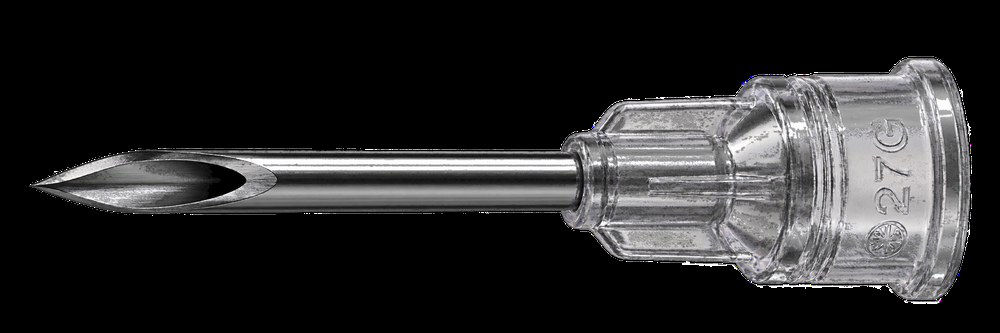
#> input picture assets/syringe_macro.png, 1000 x 333 px, shrunk from 2172 x 724 before the run, given in place of syringe_macro.jpg, which was not available
$ python cutout_macro.py
#> lines starting #> are read from the running program, lines starting #| are printed output that depends on the picture; after the words box and inside, x2 and y2 are one past the last pixel; in counts of white or black regions, pixels touching at a corner belong together; pictures that were not available may be replaced by others from this repository, and a replacement may not be noted
import cv2
import numpy as np

def cutout_needle_macro(img_path, out_path):
#> called with img_path = 'd:/3d/new2/assets/syringe_macro.jpg', out_path = 'd:/3d/new2/assets/syringe_macro.png'
    img = cv2.imread(img_path, cv2.IMREAD_COLOR)
#> img is the input picture: shape (333, 1000, 3); mean B, G, R 43.7, 43.2, 43.5
    h, w, _ = img.shape
#> h = 333; w = 1000

    # Estimate background color from outer border
    border_mask = np.ones((h, w), dtype=bool)
    border_mask[40:h-40, 40:w-40] = False

    lab = cv2.cvtColor(img, cv2.COLOR_BGR2LAB)
#> lab: shape (333, 1000, 3); mean of channels 0, 1, 2 45.5, 128.2, 127.8
    bg_l = np.median(lab[border_mask, 0])
#> bg_l = 0
    bg_a = np.median(lab[border_mask, 1])
#> bg_a = 128
    bg_b = np.median(lab[border_mask, 2])
#> bg_b = 128

    diff_l = lab[:, :, 0].astype(np.float32) - bg_l
    diff_a = lab[:, :, 1].astype(np.float32) - bg_a
    diff_b = lab[:, :, 2].astype(np.float32) - bg_b
    delta_e = np.sqrt(diff_l**2 + diff_a**2 + diff_b**2)

    gray = cv2.cvtColor(img, cv2.COLOR_BGR2GRAY)
    edges = cv2.Canny(gray, 15, 60)
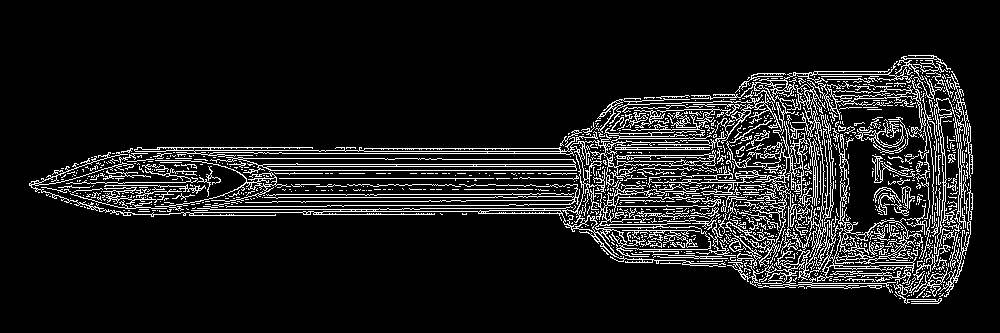
#> edges: shape (333, 1000); 10.5% white in thin lines or dots, all inside (x1, y1, x2, y2) = (29, 55, 973, 304)
    dil_kernel = cv2.getStructuringElement(cv2.MORPH_ELLIPSE, (5, 5))
    dilated_edges = cv2.dilate(edges, dil_kernel, iterations=1)
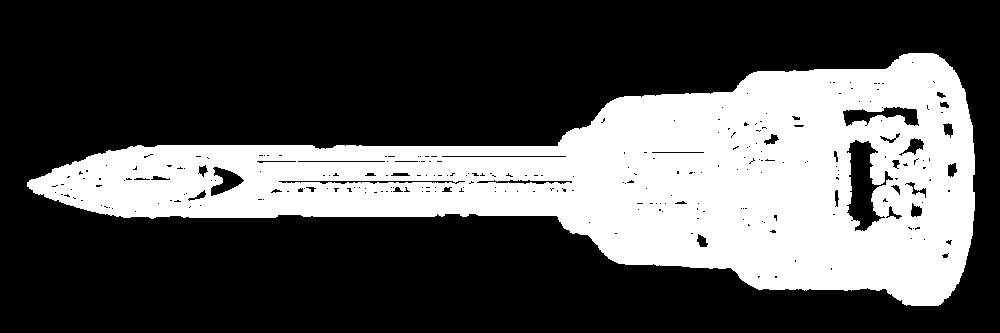
#> dilated_edges: shape (333, 1000); 32.8% white; 1 white region, box (x1, y1, x2, y2) and area: (27, 53, 975, 306) 109122

    mask = (delta_e > 14.0).astype(np.uint8) * 255
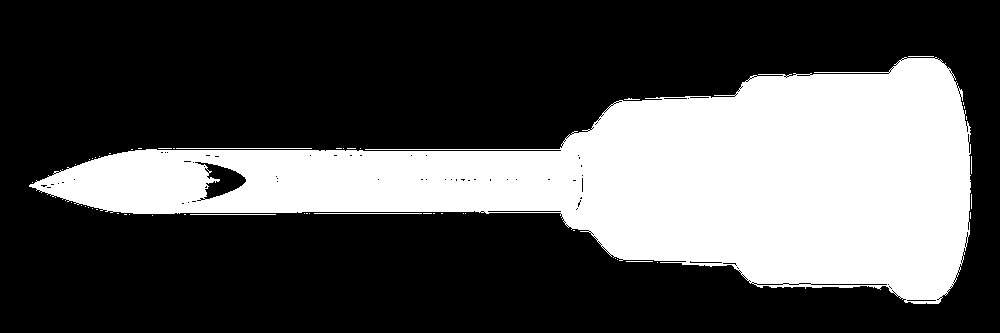
#> mask: shape (333, 1000); 31.9% white; 53 white regions (47 under 20 px), largest, box (x1, y1, x2, y2) and area: (29, 57, 971, 304) 105601, (176, 148, 312, 149) 136, (314, 213, 422, 214) 108, (190, 214, 276, 215) 86, (626, 261, 653, 262) 27, (908, 56, 934, 57) 26
    mask = cv2.bitwise_or(mask, dilated_edges)
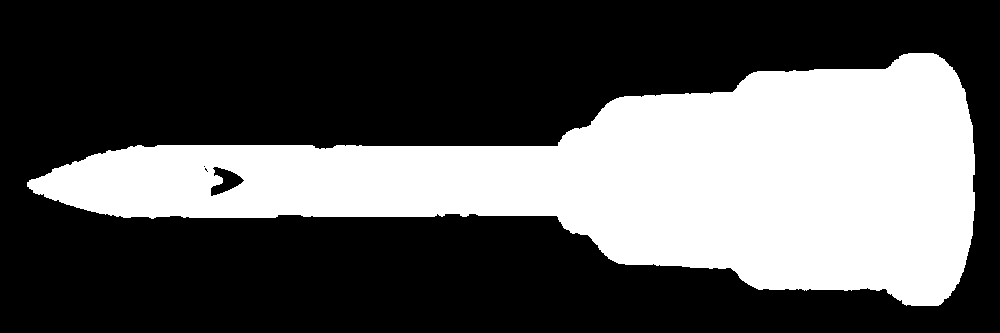
#> mask: shape (333, 1000); 34.5% white; 1 white region, box (x1, y1, x2, y2) and area: (27, 53, 975, 306) 114881

    kernel_close = cv2.getStructuringElement(cv2.MORPH_ELLIPSE, (19, 19))
    closed = cv2.morphologyEx(mask, cv2.MORPH_CLOSE, kernel_close)
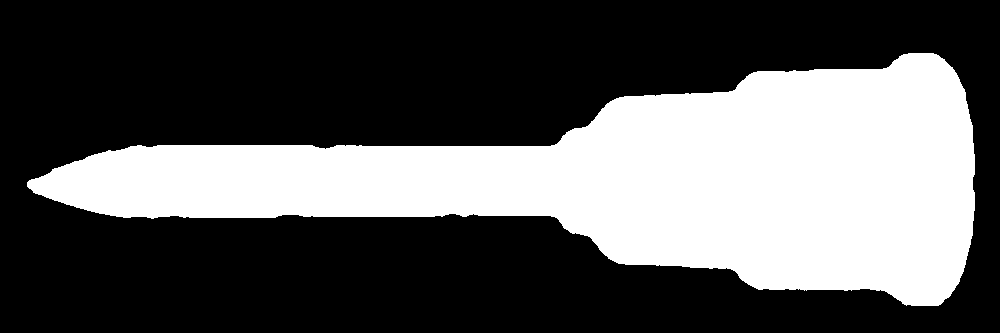
#> closed: shape (333, 1000); 34.7% white; 1 white region

    contours, _ = cv2.findContours(closed, cv2.RETR_EXTERNAL, cv2.CHAIN_APPROX_SIMPLE)
#> contours = 1 contour; box (x1, y1, x2, y2) and area: (27, 53, 975, 306) 114496
    final_mask = np.zeros((h, w), dtype=np.uint8)
    if contours:
        contours = sorted(contours, key=cv2.contourArea, reverse=True)
        for cnt in contours:
            if cv2.contourArea(cnt) > 1000:
                cv2.drawContours(final_mask, [cnt], -1, 255, thickness=cv2.FILLED)
#> this loop made 1 pass

    final_mask_blur = cv2.GaussianBlur(final_mask, (5, 5), 1.5)
    final_mask_blur[:15, :] = 0
    final_mask_blur[-15:, :] = 0
    final_mask_blur[:, :15] = 0
    final_mask_blur[:, -15:] = 0

    b, g, r = cv2.split(img)
    rgba = cv2.merge([b, g, r, final_mask_blur])
    cv2.imwrite(out_path, rgba)
    print(f"Exported transparent needle macro to {out_path}")

cutout_needle_macro("d:/3d/new2/assets/syringe_macro.jpg", "d:/3d/new2/assets/syringe_macro.png")

$ run again, with assets/ChatGPT Image Sep 30, 2026, 06_20_51 PM.png copied over assets/syringe_macro.png
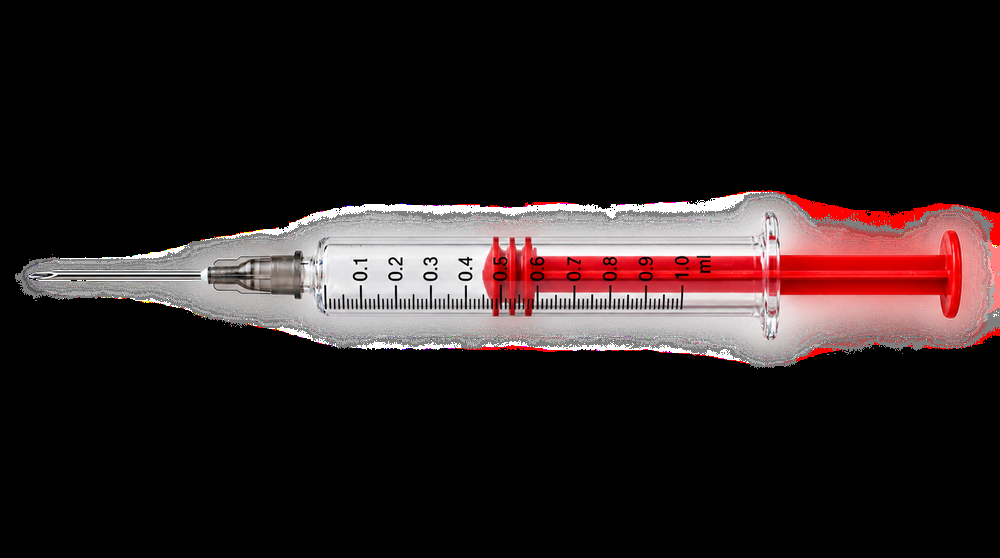
#> input picture assets/ChatGPT Image Sep 30, 2026, 06_20_51 PM.png, 1000 x 558 px, shrunk from 1679 x 937 before the run, given in place of syringe_macro.jpg, which was not available
#> in cutout_needle_macro, img is the input picture: shape (558, 1000, 3); mean B, G, R 31.3, 31, 41.5
#> lab: shape (558, 1000, 3); mean of channels 0, 1, 2 36.7, 131.7, 130.3
#> bg_l = 0
#> bg_a = 128
#> in cutout_needle_macro, `edges = cv2.Canny(gray, 15, 60)`:
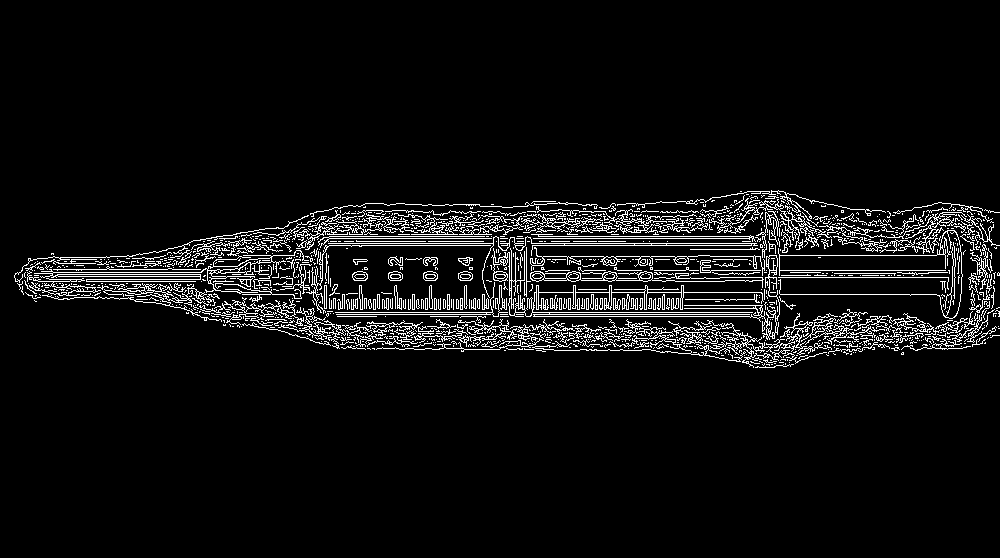
#> edges: shape (558, 1000); 6% white in thin lines or dots, all inside (x1, y1, x2, y2) = (14, 190, 1000, 368)
#> dilated_edges: shape (558, 1000); 19% white; 2 white regions, box (x1, y1, x2, y2) and area: (12, 188, 1000, 370) 106055, (351, 257, 370, 267) 139
#> closed: shape (558, 1000); 22.6% white; 1 white region
#> contours = 1 contour; box (x1, y1, x2, y2) and area: (12, 188, 1000, 370) 125087
#> the loop in cutout_needle_macro, `for cnt in contours:` made 1 pass
#> in cutout_needle_macro, `b, g, r = cv2.split(img)`:
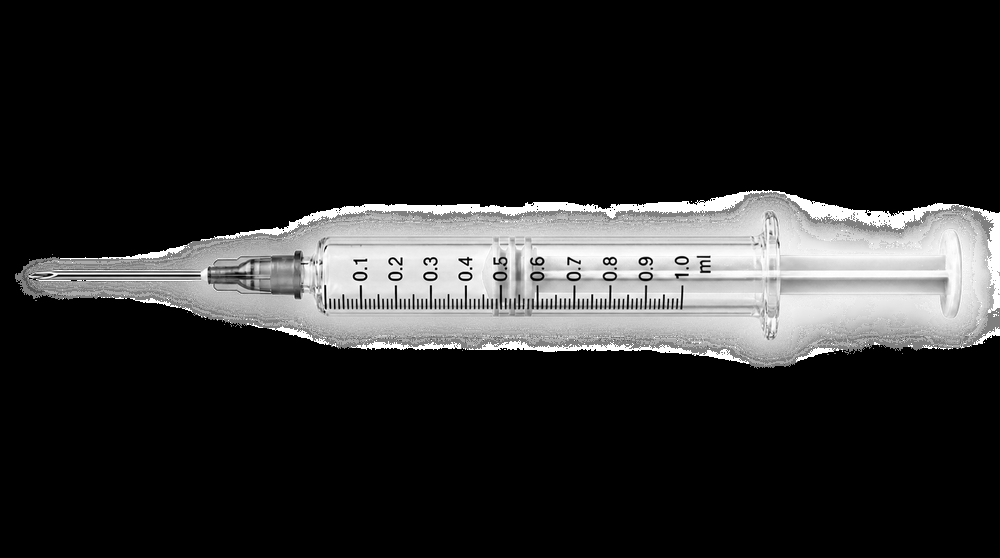
#> r: shape (558, 1000); min 0, max 255, mean 41.5

$ run again, with assets/ChatGPT Image Sep 30, 2026, 06_38_35 PM.png copied over assets/syringe_macro.png
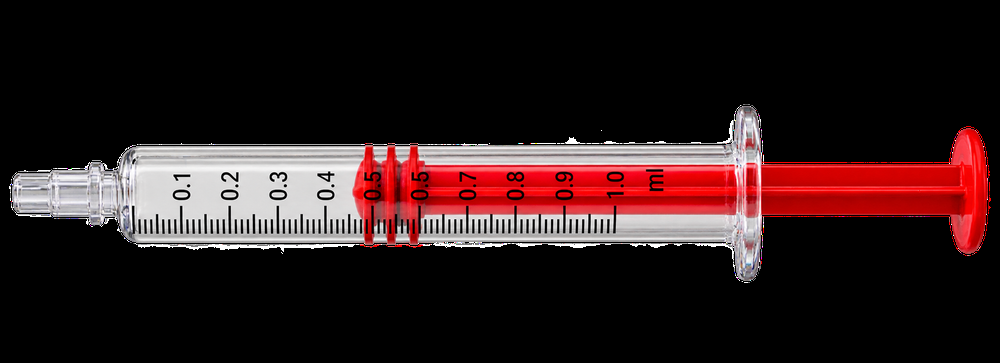
#> input picture assets/ChatGPT Image Sep 30, 2026, 06_38_35 PM.png, 1000 x 363 px, shrunk from 2081 x 755 before the run, given in place of syringe_macro.jpg, which was not available
#> in cutout_needle_macro, img is the input picture: shape (363, 1000, 3); mean B, G, R 28.6, 28, 46.5
#> lab: shape (363, 1000, 3); mean of channels 0, 1, 2 37.9, 134.5, 132.6
#> bg_l = 0
#> bg_a = 128
#> in cutout_needle_macro, `edges = cv2.Canny(gray, 15, 60)`:
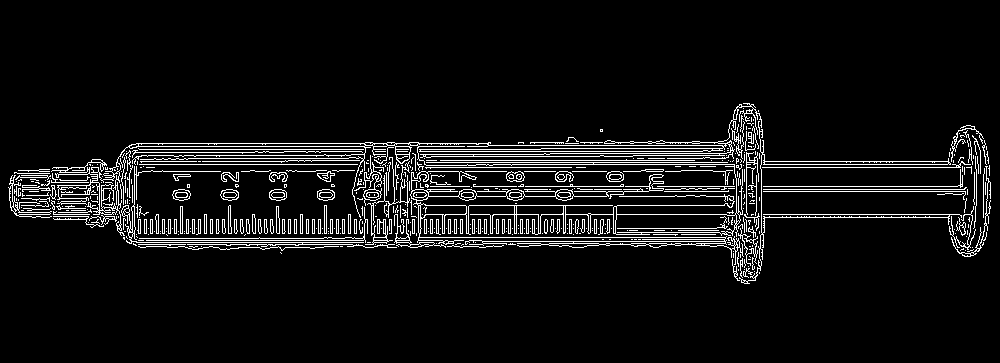
#> edges: shape (363, 1000); 6.6% white in thin lines or dots, all inside (x1, y1, x2, y2) = (8, 103, 991, 284)
#> dilated_edges: shape (363, 1000); 20.9% white; 3 white regions, box (x1, y1, x2, y2) and area: (6, 101, 993, 286) 75592, (170, 182, 193, 203) 336, (598, 127, 605, 134) 41
#> closed: shape (363, 1000); 26.5% white; 1 white region
#> contours = 1 contour; box (x1, y1, x2, y2) and area: (0, 101, 1000, 286) 95180
#> the loop in cutout_needle_macro, `for cnt in contours:` made 1 pass
#> in cutout_needle_macro, `b, g, r = cv2.split(img)`:
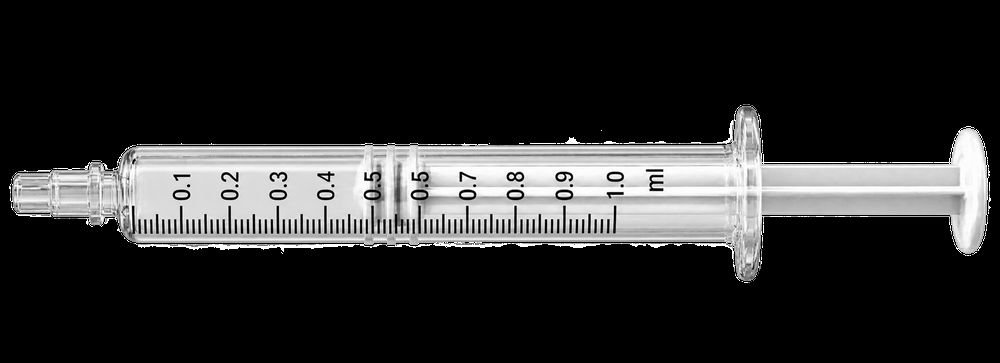
#> r: shape (363, 1000); min 0, max 255, mean 46.5
